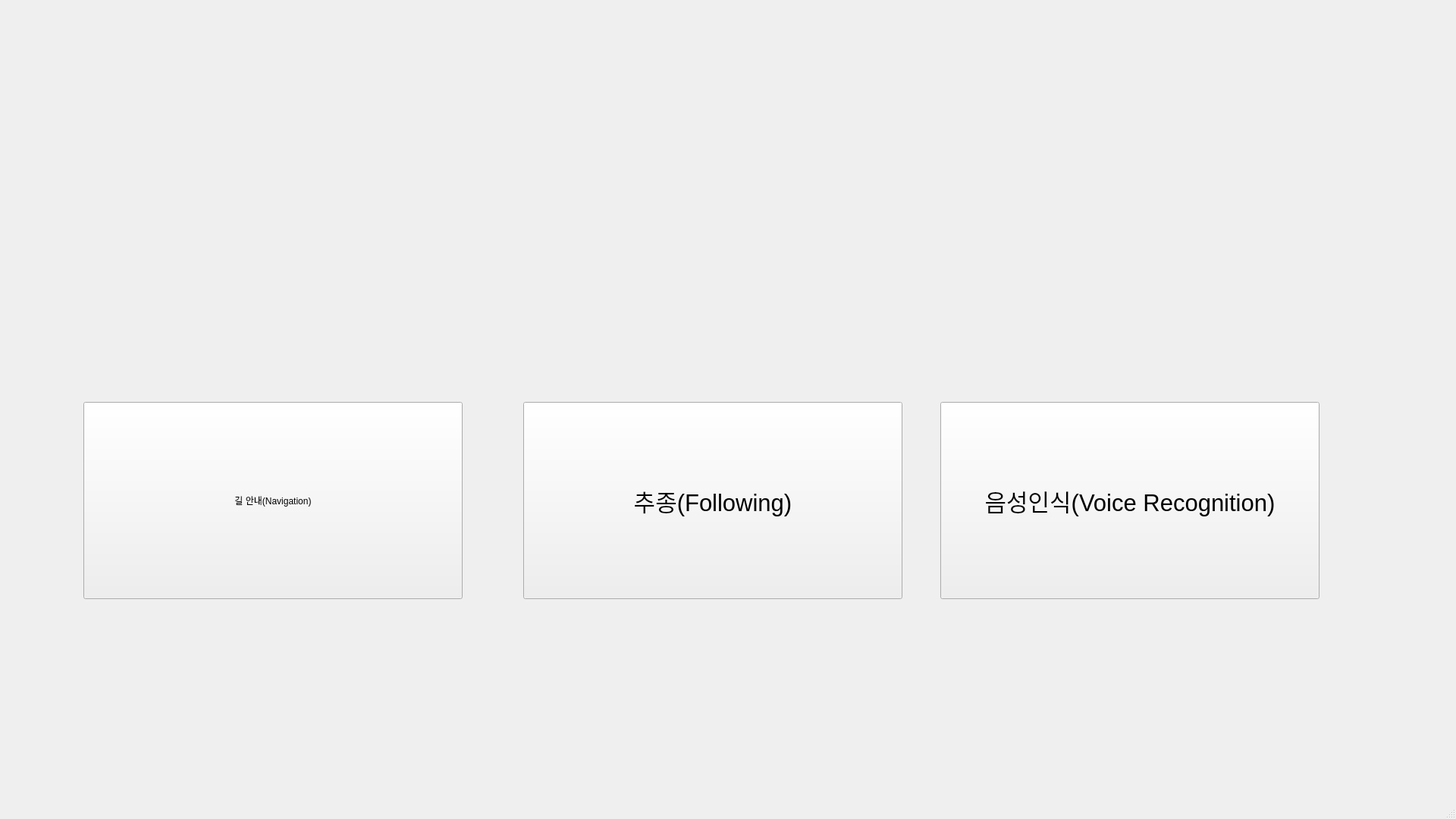
<?xml version="1.0" encoding="UTF-8"?>
<ui version="4.0">
 <class>MainWindow</class>
 <widget class="QMainWindow" name="MainWindow">
  <property name="geometry">
   <rect>
    <x>0</x>
    <y>0</y>
    <width>1920</width>
    <height>1080</height>
   </rect>
  </property>
  <property name="windowTitle">
   <string>MainWindow</string>
  </property>
  <widget class="QWidget" name="centralwidget">
   <widget class="QPushButton" name="Nav_Btn">
    <property name="geometry">
     <rect>
      <x>110</x>
      <y>530</y>
      <width>500</width>
      <height>260</height>
     </rect>
    </property>
    <property name="styleSheet">
     <string notr="true">font: 23pt &quot;Ubuntu&quot;;</string>
    </property>
    <property name="text">
     <string>길 안내(Navigation)</string>
    </property>
   </widget>
   <widget class="QPushButton" name="F_Btn">
    <property name="geometry">
     <rect>
      <x>690</x>
      <y>530</y>
      <width>500</width>
      <height>260</height>
     </rect>
    </property>
    <property name="font">
     <font>
      <pointsize>23</pointsize>
     </font>
    </property>
    <property name="text">
     <string>추종(Following)</string>
    </property>
   </widget>
   <widget class="QPushButton" name="Voice_Btn">
    <property name="geometry">
     <rect>
      <x>1240</x>
      <y>530</y>
      <width>500</width>
      <height>260</height>
     </rect>
    </property>
    <property name="font">
     <font>
      <pointsize>23</pointsize>
     </font>
    </property>
    <property name="styleSheet">
     <string notr="true"/>
    </property>
    <property name="text">
     <string>음성인식(Voice Recognition)</string>
    </property>
   </widget>
   <widget class="QLabel" name="label">
    <property name="geometry">
     <rect>
      <x>210</x>
      <y>170</y>
      <width>300</width>
      <height>300</height>
     </rect>
    </property>
    <property name="styleSheet">
     <string notr="true">image: url(:/home/nvidia/paho_mqtt_py_demo/img/navigation.png);</string>
    </property>
    <property name="text">
     <string/>
    </property>
    <property name="pixmap">
     <pixmap resource="../nav.qrc">:/home/nvidia/paho_mqtt_py_demo/img/navigation.png</pixmap>
    </property>
    <property name="scaledContents">
     <bool>true</bool>
    </property>
   </widget>
   <widget class="QLabel" name="label_2">
    <property name="geometry">
     <rect>
      <x>780</x>
      <y>170</y>
      <width>300</width>
      <height>300</height>
     </rect>
    </property>
    <property name="styleSheet">
     <string notr="true">image: url(:/home/nvidia/paho_mqtt_py_demo/img/following.png);</string>
    </property>
    <property name="text">
     <string/>
    </property>
    <property name="pixmap">
     <pixmap resource="../following.qrc">:/home/nvidia/paho_mqtt_py_demo/img/following.png</pixmap>
    </property>
    <property name="scaledContents">
     <bool>true</bool>
    </property>
   </widget>
   <widget class="QLabel" name="label_3">
    <property name="geometry">
     <rect>
      <x>1340</x>
      <y>170</y>
      <width>300</width>
      <height>300</height>
     </rect>
    </property>
    <property name="styleSheet">
     <string notr="true">image: url(:/home/nvidia/paho_mqtt_py_demo/img/mic.png);</string>
    </property>
    <property name="text">
     <string/>
    </property>
    <property name="pixmap">
     <pixmap resource="../voice.qrc">:/home/nvidia/paho_mqtt_py_demo/img/mic.png</pixmap>
    </property>
    <property name="scaledContents">
     <bool>true</bool>
    </property>
   </widget>
  </widget>
  <widget class="QMenuBar" name="menubar">
   <property name="geometry">
    <rect>
     <x>0</x>
     <y>0</y>
     <width>1920</width>
     <height>22</height>
    </rect>
   </property>
  </widget>
  <widget class="QStatusBar" name="statusbar"/>
 </widget>
 <resources>
  <include location="../nav.qrc"/>
  <include location="../voice.qrc"/>
  <include location="../following.qrc"/>
 </resources>
 <connections/>
</ui>
